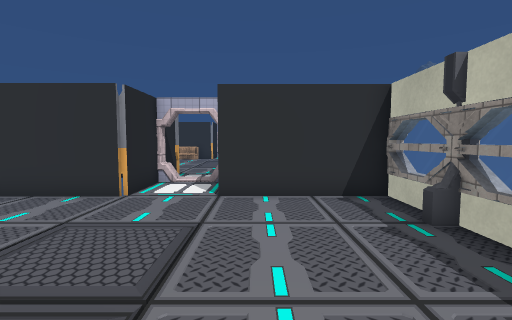
[1] (above)

12 first-person views from a walk through a scene from a Unity 3-D project. The camera is 1.5 m above the floor, tilts 4° down and sees 85° across. The floor is counted in squares, 1 m on a side. Each view is taken from the middle of a square. On the plan, view 1 faces up. The plan holds only what a view shows up to about 14 squares ahead; the rest is blank. The place goes on beyond the plan. Some animated figures are not drawn. Some surface patterns are stand-ins.

[2]
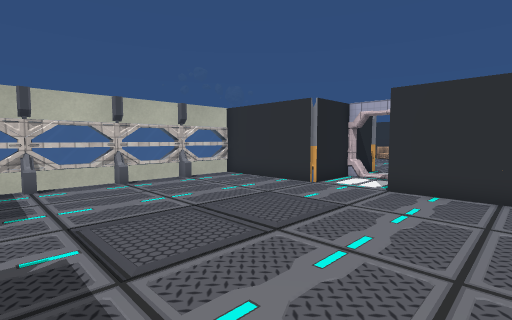

[3]
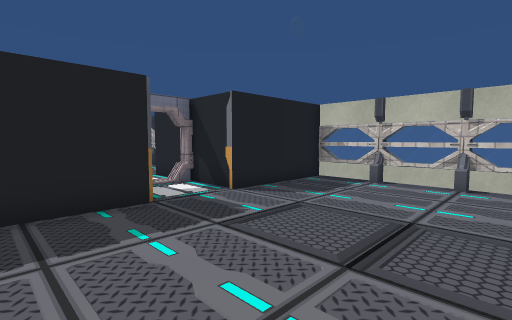

[4]
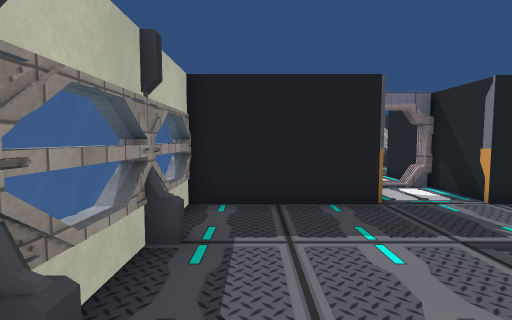

[5]
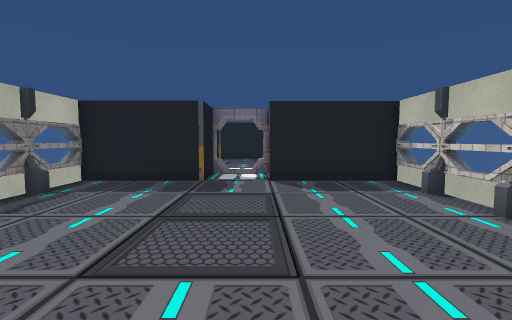

[6]
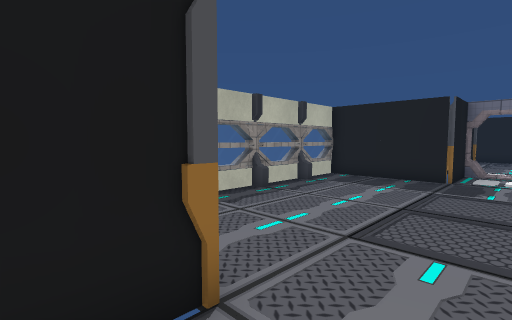

[7]
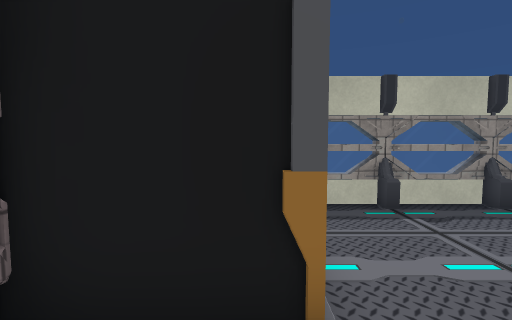

[8]
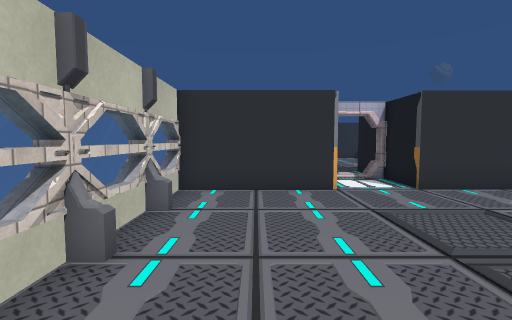

[9]
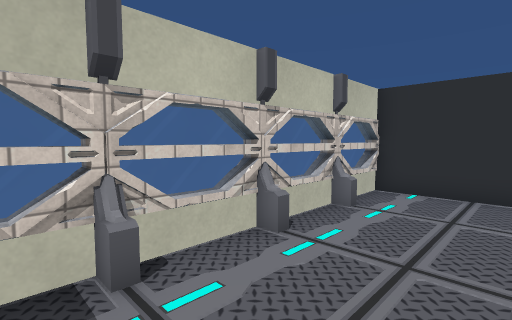

[10]
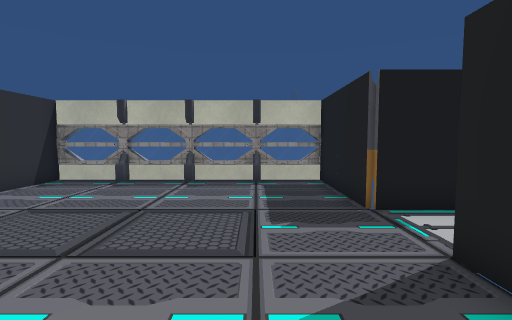

[11]
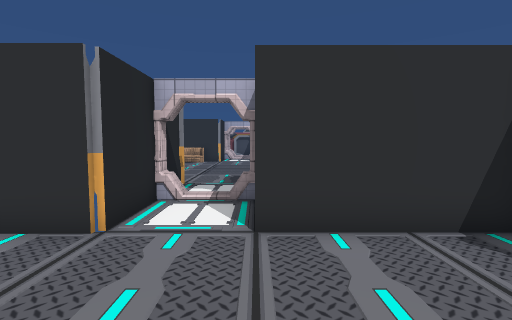

[12]
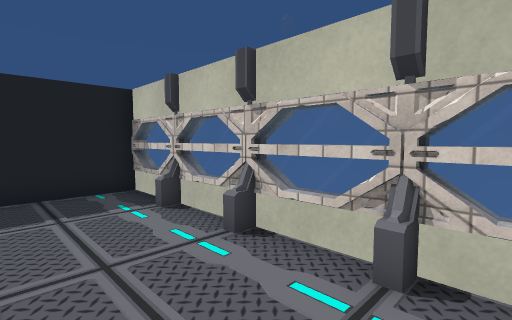

### Floor plan
Points are (right, up) in squares from view 1. A wall is a line through its corners. A room is listed if a view was taken in it or the views show most of it. See-through windows are left out.
Room 1 (views 1, 2, 3, 4, 5, 6, 7, 8, 9, 10, 11, 12)
walls: (3.4, 2.6) (4, 2.6); (3.4, 0.1) (4, 0.1); (-3.6, -4.8) (-3, -4.8); (-3.5, -4.9) (-3.1, -5.2); (-0.9, -4.8) (-0.9, -2.4) (4, -2.4); (-8.7, -2.4) (-3.5, -2.4) (-3.5, -5.4); (-8.3, 7.5) (-8.3, -2.6); (-3, 9.9) (-3.5, 9.9); (3.5, -2.5) (3.5, 7.5); (-1.1, 9.9) (-1.1, 10.5); (-3.5, 10.5) (-3.5, 7.5) (-8.8, 7.5); (4, 7.5) (-0.9, 7.5) (-0.9, 10.1)
low walls: (-3, -4.8) (-3, -5.4); (-3.5, -5.1) (-2.8, -5.4); (-2.9, 10.2) (-3.4, 10); (-2.9, 10.3) (-3.3, 10.1); (-3, 10.4) (-3, 9.9)
objects: other object (-8, 0); other object (-8, 3); other object (-8, 5); other object (3, 0); other object (3, 2) to (3, 3); other object (3, 5)

Positions as (right, up) in squares from view 1, and headings:
1: (0, 0), facing up
2: (2, -1), facing up-left
3: (2, 4), facing down-left
4: (2, 4), facing down
5: (-3, 8), facing down
6: (-3, 9), facing down-right
7: (-3, 8), facing right
8: (-6, -1), facing up
9: (-5, -1), facing up-left
10: (-7, 0), facing right
11: (-1, 3), facing up
12: (-5, 6), facing down-left
